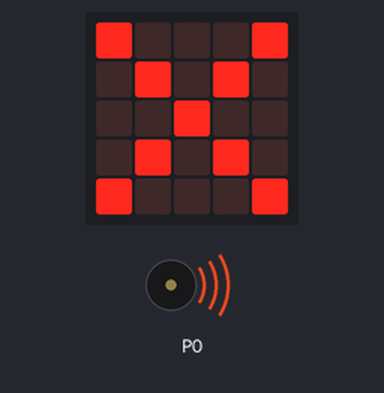
Bench run of a program on a simulated BBC micro:bit (MakeCode). Shown: the board's 5×5 LED display, buzzer (waves = sounding).

Above: at 1.7 s.
At 10.44 s:
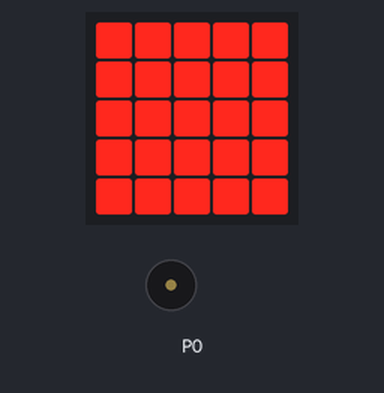
At 19.6 s:
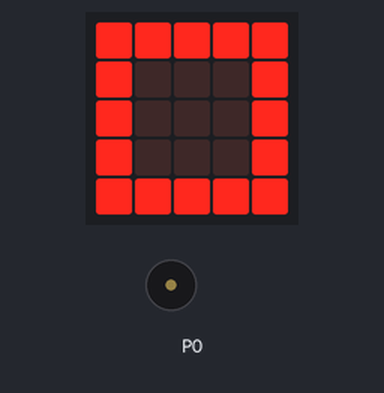
At 38.5 s:
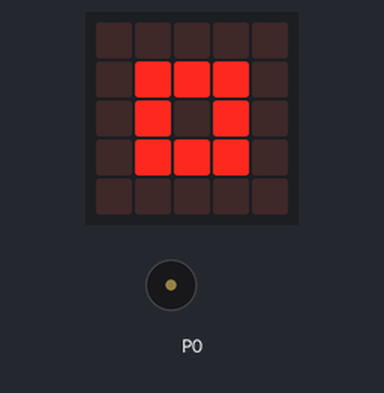
Timing chart, 0 to 40.0 s (numbered marks = the images above):
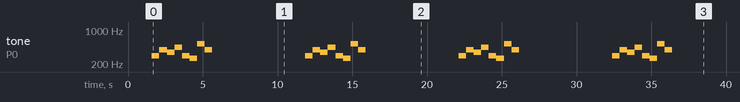

The program:

main.ts
```typescript
basic.showLeds(`
    . # . # .
    # # # # #
    # # # # #
    . # # # .
    . . # . .
    `)
basic.showLeds(`
    # # # # #
    # # # # #
    # # # # #
    # # # # #
    # # # # #
    `)
basic.showLeds(`
    . . . . .
    . . . . .
    . . . . .
    . . . . .
    . . . . .
    `)
basic.showLeds(`
    # . . . #
    . # . # .
    . . # . .
    . # . # .
    # . . . #
    `)
basic.forever(function () {
    music.play(music.stringPlayable("D G F A D C C5 G ", 120), music.PlaybackMode.UntilDone)
    basic.showIcon(IconNames.Square)
    basic.showIcon(IconNames.SmallSquare)
    basic.showLeds(`
        . . . . .
        . . . . .
        . . # . .
        . . . . .
        . . . . .
        `)
    basic.showLeds(`
        # # # # #
        # . . . #
        # . # . #
        # . . . #
        # # # # #
        `)
    basic.showIcon(IconNames.SmallSquare)
    basic.showLeds(`
        . . . . .
        . . . . .
        . . # . .
        . . . . .
        . . . . .
        `)
    basic.showIcon(IconNames.SmallSquare)
    basic.showIcon(IconNames.Square)
    basic.showLeds(`
        # # # # #
        # # # # #
        # # . # #
        # # # # #
        # # # # #
        `)
    basic.showLeds(`
        # # # # #
        # # # # #
        # # # # #
        # # # # #
        # # # # #
        `)
    basic.showLeds(`
        # # # # #
        # # # # #
        # # . # #
        # # # # #
        # # # # #
        `)
    basic.showLeds(`
        # # # # #
        # . . . #
        # . . . #
        # . . . #
        # # # # #
        `)
    basic.showLeds(`
        . . . . .
        . . . . .
        . . . . .
        . . . . .
        . . . . .
        `)
})
```

test.ts
```typescript
// tests gaan hier; deze zal niet worden gecompileerd wanneer dit pakket wordt gebruikt als extensie.
```

Measured:
- by itself, tone on P0: repeats every 10.3 s: 392 Hz 0.51 s, 349 Hz 0.51 s, 440 Hz 0.51 s, 294 Hz 0.51 s, 262 Hz 0.51 s, 523 Hz 0.51 s, 392 Hz 0.50 s, silent 6.2 s, 294 Hz 0.51 s
- what the display in image 0 shows lasts 4.4 s, from 1.2 s to 5.6 s
- what the display in image 1 shows lasts 0.4 s, from 10.2 s to 10.6 s
- what the display in image 2 shows lasts 0.6 s, from 19.5 s to 20.1 s
